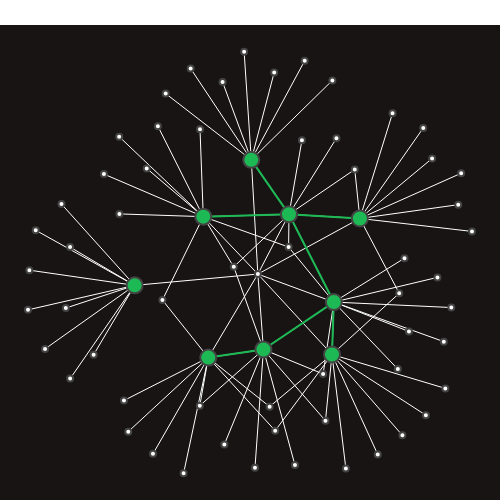

Write notebook code for a chart like this one.
### Code cell
visualize(u, e, orgin)

### Figure 1 — Plotly figure (JSON) as saved in the notebook; plotly's stock layout.template omitted (floating-point values rounded to 4 significant figures; data arrays with more than 128 entries replaced by an {"elided": "..."} marker saying what was removed)
{"data": [{"hoverinfo": "none", "line": {"color": "#ffffff", "width": 1}, "mode": "lines", "type": "scatter", "x": {"elided": "258 float values"}, "y": {"elided": "258 float values"}}, {"hoverinfo": "none", "line": {"color": "#1DB954", "width": 2}, "mode": "lines", "type": "scatter", "x": [-0.2253, 0.01173, null, 0.01173, 0.3142, null, -0.04046, 0.1216, null, 0.4261, 0.1216, null, 0.3142, 0.1216, null, 0.3142, 0.3063, null, 0.1216, -0.2467, null], "y": [-0.3716, -0.3356, null, -0.3356, -0.125, null, 0.5069, 0.2648, null, 0.2465, 0.2648, null, -0.125, 0.2648, null, -0.125, -0.3578, null, 0.2648, 0.2544, null]}, {"hoverinfo": "text", "marker": {"color": "#ffffff", "line": {"width": 2}, "size": 0}, "mode": "markers", "text": ["2voXNGgRrosxCJA6foTVau", "6ngLct6z0pCqJcevM11HDH", "7cJNjpJZmMeaEjAiHZ36VV", "5uikWCu7t5az8urph4UCuv", "4TlN2LSHn3DzauUe77l0ib", "5c1w6xM8pFvXhMXQVUY42Q", "3Am0IbOxmvlSXro7N5iSfZ", "1sQBPGypjSgEgJZvD8u8ty", "2lSyPI9VHK06g1yxbtwMXq", "4iaGeV4WFvP2ynbqCIyTpS", "6iXQrhhgBisdfvS34EMTZ3", "2oF7FZHIJbzjeEXZ3D0Ku4", "3TO7bbrUKrOSPGRTB5MeCz", "4EcVaop8xvGsniLQTCnyyC", "5t9KYe0Fhd5cW6UYT4qP8f", "5CcDSmMYagNnXhwoG7YLwT", "4JE6agBLHGA5TaF6FlqfBD", "1s71G3V7XQaVo5IOR6gLbp", "0wf9rSX8ds3yEI2gf2QdPs", "5BUq9bdtsm3LWw5laJeJ4R", "4ye6YRG07XMpZZ9Y9tNTt6", "2NLpJyhdn1WMgLZWgOTnLp", "1snNAXmmPXCn0dkF9DaPWw", "2Kerz9H9IejzeIpjhDJoYG", "0IVHlst3XMgzXUJbIyZ8oO", "7ILswjhqdnwT4MiKBZH4yS", "48iWbsOaBUAGzMdoSmqyg1", "5ksoJlQJtduEkwQTo7UN7X", "6HLciiLMPssno4lT4gbObT", "1vG6jMgSoqT3zG9tuDrL2E", "4oGTdOClZUxcM2H3UmXlwL", "3aacEk5wcBUVjrrVPNuyMl", "1d6KS9GH06JAd19uiBy9IE", "4Ffrs6kqh1cyNC1gdRWI38", "5LABCxgmP7DATATIJXOh6n", "4Y3WqmBWmG23thvU9xEhMv", "5K7AMlpc4796JRWXb26nCV", "2yDQVcj26tpi9IUJhw9xDs", "4zzvMG8KrsykYtvFEJ99Cl", "4BOikd4oZjOYMde9AXfrTo", "4unXD74XSIEmG4vFl1hkDK", "0b6UoVjUzFyZNpHI0aAhKt", "6fVCBBlHif6zfqXAEHKJy8", "0tjfognbowyFM3RHTdxjPK", "5eltlS3CM4xGNkL6VhpTDm", "3oHkMCVJyOcjg5FhfLc2Rq", "227zkOoNpqRrzEPxvVRiF5", "2c37Gkpu75l3kvh1FUZrHV", "6aXgxeYA03veaPyHHZQaj3", "2nvZv4qatgsDIbEqqbQLUT", "0gaMmmhGi5buPXpquSAfxg", "5slddJ629YcePvqD6Uyk8r", "2YaGZvBfkQ4jiD5cMLIFQV", "22wWxHGHRH8gZXNDXRgSqY", "3Mi8mCnvcBPdiPgmHYWEow", "1ZJe2q23LXHnE79UjnJqyx", "19wadMw1A8XejDV4p5wMt1", "0Yvyj5YkjSBNgD4Ai0clSG", "1wU7z5XE8oa66ZvUlYAKfK", "1ytCra0qH6gcHnCVQwREvu", "5ogI17YppHAaBZlzitwyxE", "2Ujuq5IFtnJJ7b63okoUo6", "7wvgGz8Mkz7VWpGKztBtBg", "0UdBCetwMDQO7JIhi7Waik", "19UFoFiFCs3rTyHKSbvhZk", "3eRMDsLl5O4G3nbHOOp7V1", "7tf64lNC31lWlTsih0nfZf", "4zC2f6KKjnmscQKLJfI7dF"], "type": "scatter", "x": [0.1216, 0.12, 0.4261, 0.4041, 0.3254, 0.3142, -0.01225, -0.2467, 0.1771, -0.1158, 0.01173, -0.2617, -0.1561, -0.02464, -0.2253, 0.2682, 0.1472, 0.2783, -0.04046, 0.308, 0.189, 0.058, -0.07125, -0.1638, -0.3011, -0.4082, -0.2608, -0.6082, -0.4418, -0.6737, -0.49, -0.6071, -0.4224, -0.5876, -0.5691, 0.0384, -0.463, -0.3314, 0.06229, -0.5417, -0.8192, -0.8561, -0.9668, -0.8375, -0.9941, -0.718, -1, -0.9268, -0.8189, 0.5893, 0.7867, 0.8192, 0.6371, 0.7595, 0.3063, 0.618, 0.366, 0.5029, 0.6089, 0.7097, 0.7934, 0.5953, 0.908, 0.8488, 0.8615, 0.7365, 0.6985, 0.5665], "y": [0.2648, 0.1196, 0.2465, 0.464, 0.6028, -0.125, -0.0006813, 0.2544, 0.5936, 0.03145, -0.3356, -0.5852, -0.7571, -0.8606, -0.3716, -0.4444, -0.849, -0.652, 0.5069, 0.8598, 0.9469, 0.895, 0.987, 0.8522, 0.9122, 0.8011, 0.6424, 0.6098, 0.6563, 0.4436, 0.4688, 0.2666, -0.1159, -0.5623, -0.7004, -0.5894, -0.7992, -0.8853, -0.6962, -0.05072, 0.1193, 0.3105, 0.1939, -0.1516, 0.01682, -0.3589, -0.1595, -0.3331, -0.4649, -0.4228, -0.3007, -0.1493, -0.2555, -0.01531, -0.3578, 0.06991, -0.8643, -0.8017, -0.7171, -0.6275, -0.5084, -0.08597, 0.1889, 0.3076, 0.4474, 0.5129, 0.6482, 0.7139]}, {"hoverinfo": "text", "marker": {"color": "#1DB954", "line": {"width": 2}, "size": 16}, "mode": "markers", "text": ["5t9KYe0Fhd5cW6UYT4qP8f", "6iXQrhhgBisdfvS34EMTZ3", "0wf9rSX8ds3yEI2gf2QdPs", "7cJNjpJZmMeaEjAiHZ36VV", "5c1w6xM8pFvXhMXQVUY42Q", "4BOikd4oZjOYMde9AXfrTo", "2voXNGgRrosxCJA6foTVau", "3Mi8mCnvcBPdiPgmHYWEow", "1sQBPGypjSgEgJZvD8u8ty"], "type": "scatter", "x": [-0.2253, 0.01173, -0.04046, 0.4261, 0.3142, -0.5417, 0.1216, 0.3063, -0.2467], "y": [-0.3716, -0.3356, 0.5069, 0.2465, -0.125, -0.05072, 0.2648, -0.3578, 0.2544]}], "layout": {"height": 500, "hovermode": "closest", "margin": {"b": 0, "l": 0, "r": 0, "t": 25}, "plot_bgcolor": "#191414", "showlegend": false, "width": 500, "xaxis": {"showgrid": false, "showticklabels": false, "zeroline": false}, "yaxis": {"showgrid": false, "showticklabels": false, "zeroline": false}}}
